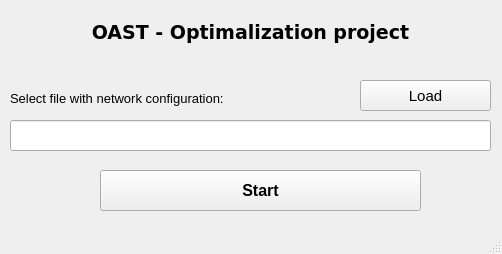
<?xml version="1.0" encoding="UTF-8"?>
<ui version="4.0">
 <class>MainWindow</class>
 <widget class="QMainWindow" name="MainWindow">
  <property name="geometry">
   <rect>
    <x>0</x>
    <y>0</y>
    <width>502</width>
    <height>254</height>
   </rect>
  </property>
  <property name="windowTitle">
   <string>OAST</string>
  </property>
  <widget class="QWidget" name="centralwidget">
   <widget class="QLineEdit" name="loadLine">
    <property name="geometry">
     <rect>
      <x>10</x>
      <y>120</y>
      <width>481</width>
      <height>31</height>
     </rect>
    </property>
   </widget>
   <widget class="QPushButton" name="loadButton">
    <property name="geometry">
     <rect>
      <x>360</x>
      <y>80</y>
      <width>131</width>
      <height>31</height>
     </rect>
    </property>
    <property name="font">
     <font>
      <pointsize>11</pointsize>
      <weight>50</weight>
      <italic>false</italic>
      <bold>false</bold>
     </font>
    </property>
    <property name="text">
     <string>Load</string>
    </property>
   </widget>
   <widget class="QLabel" name="titlelLabel">
    <property name="geometry">
     <rect>
      <x>10</x>
      <y>12</y>
      <width>481</width>
      <height>41</height>
     </rect>
    </property>
    <property name="font">
     <font>
      <family>DejaVu Sans</family>
      <pointsize>14</pointsize>
      <weight>75</weight>
      <bold>true</bold>
     </font>
    </property>
    <property name="text">
     <string>OAST - Optimalization project</string>
    </property>
    <property name="alignment">
     <set>Qt::AlignCenter</set>
    </property>
   </widget>
   <widget class="QPushButton" name="startButton">
    <property name="geometry">
     <rect>
      <x>100</x>
      <y>170</y>
      <width>321</width>
      <height>41</height>
     </rect>
    </property>
    <property name="font">
     <font>
      <pointsize>12</pointsize>
      <weight>75</weight>
      <bold>true</bold>
     </font>
    </property>
    <property name="text">
     <string>Start</string>
    </property>
   </widget>
   <widget class="QLabel" name="textLabel">
    <property name="geometry">
     <rect>
      <x>10</x>
      <y>90</y>
      <width>281</width>
      <height>16</height>
     </rect>
    </property>
    <property name="font">
     <font>
      <pointsize>10</pointsize>
     </font>
    </property>
    <property name="text">
     <string>Select file with network configuration:</string>
    </property>
   </widget>
  </widget>
  <widget class="QMenuBar" name="menubar">
   <property name="geometry">
    <rect>
     <x>0</x>
     <y>0</y>
     <width>502</width>
     <height>20</height>
    </rect>
   </property>
  </widget>
  <widget class="QStatusBar" name="statusbar"/>
 </widget>
 <resources/>
 <connections/>
</ui>
